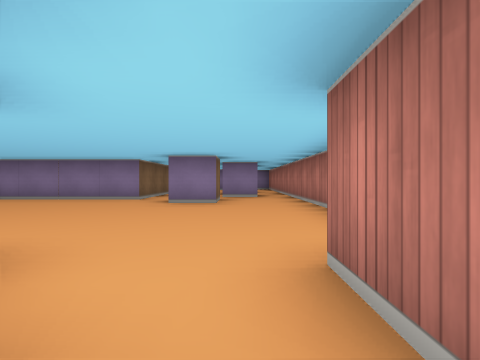
view 1 (above)

12 first-person views from a walk through a cub3D level. The camera is about half as high as the walls, looks level and sees 85° across. The floor is counted in squares. Each view is taken from the middle of a square. On the plan, view 1 faces up. The plan holds only what a view shows up to about 9 squares ahead; the rest is blank. The place goes on beyond the plan.

view 2
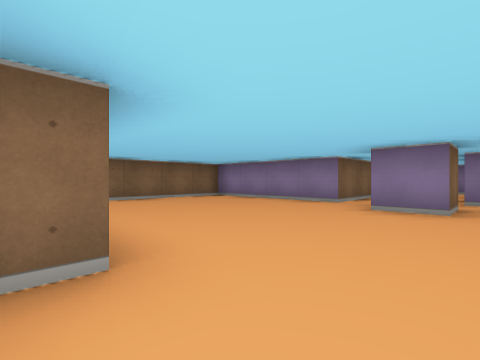

view 3
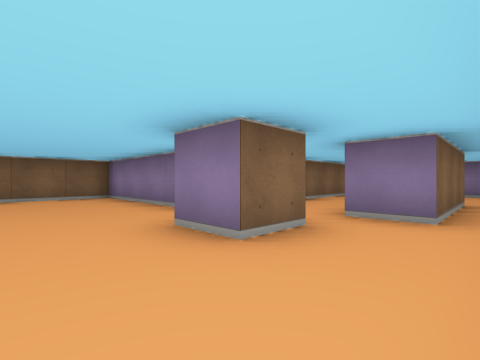

view 4
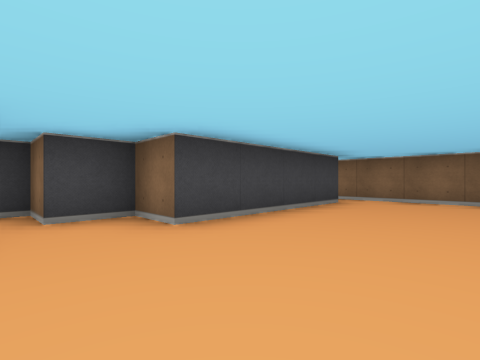

view 5
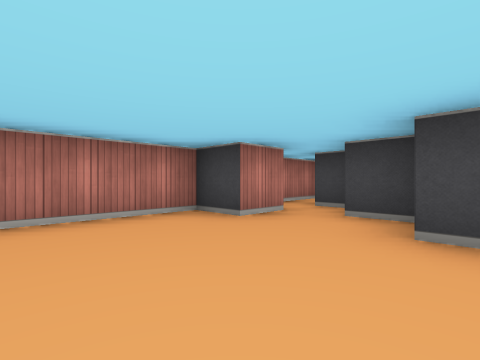

view 6
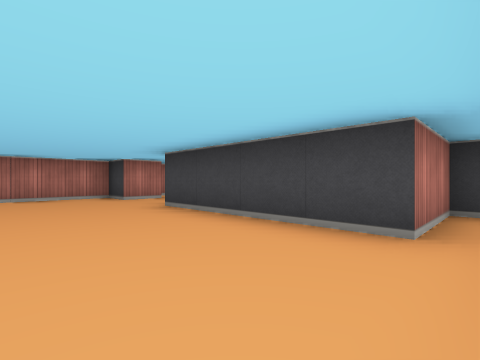

view 7
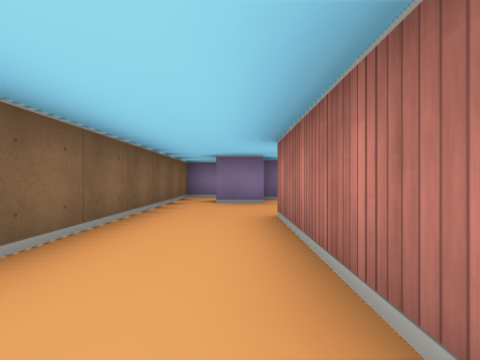

view 8
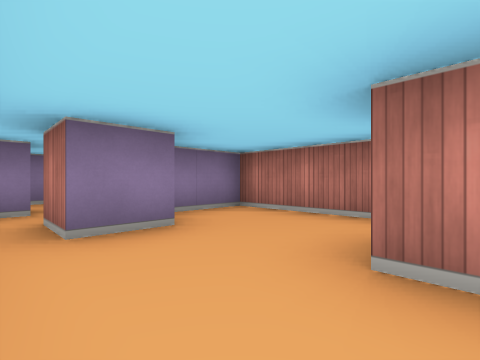

view 9
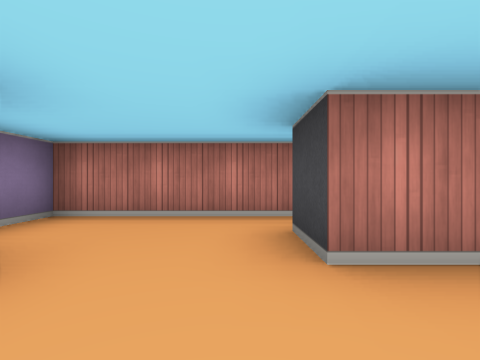

view 10
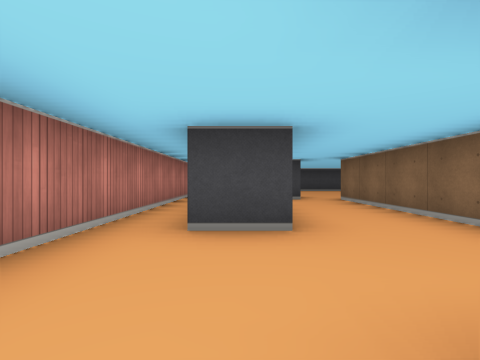

view 11
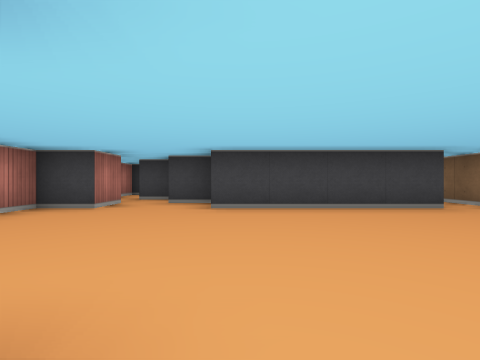

view 12
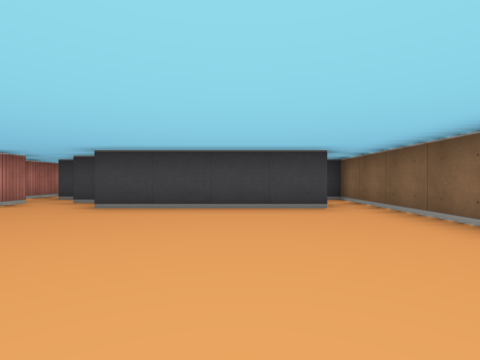

### Floor plan
Ten units are one square. View 1 is at (0, 0); x grows to the right and y downward. Boxes are objects, and circles mark ways between rooms. Rooms are numbered by the first view taken in them; rooms with no view inside come last. Other rooms are left out.
<svg viewBox="-70 -150 90 180">
<path fill="none" stroke="#000" d="M15 25 15 0M-5 -5 -5 5 5 5M-5 -65 -5 -55 -15 -55M-5 -75 -5 -105 5 -105 5 -75 -5 -75M5 -5 5 -15 15 -15 15 -135 -5 -135M-5 -125 -15 -125 -15 -135M-15 -145 -25 -145 -25 -65 -65 -65 -65 5 -55 5 -55 -15 -15 -15 -15 -5 -5 -5"/>
<circle cx="0" cy="0" r="3" fill="#2a7"/>
<text x="10" y="10">1</text>
<text x="-20" y="-60">2</text>
</svg>
Room 1 opens to room 2.

Where each view was taken, in squares from view 1:
view 1: 0 up, 0 right, facing up
view 2: 1 up, 0 right, facing up-left
view 3: 4 up, 1 right, facing up-left
view 4: 4 up, 0 right, facing down-left
view 5: 4 up, 2 left, facing down-right
view 6: 4 up, 6 left, facing down-right
view 7: 7 up, 1 left, facing up
view 8: 10 up, 2 left, facing up-right
view 9: 11 up, 2 left, facing right
view 10: 13 up, 0 right, facing down
view 11: 6 up, 2 left, facing down
view 12: 6 up, 4 left, facing down
